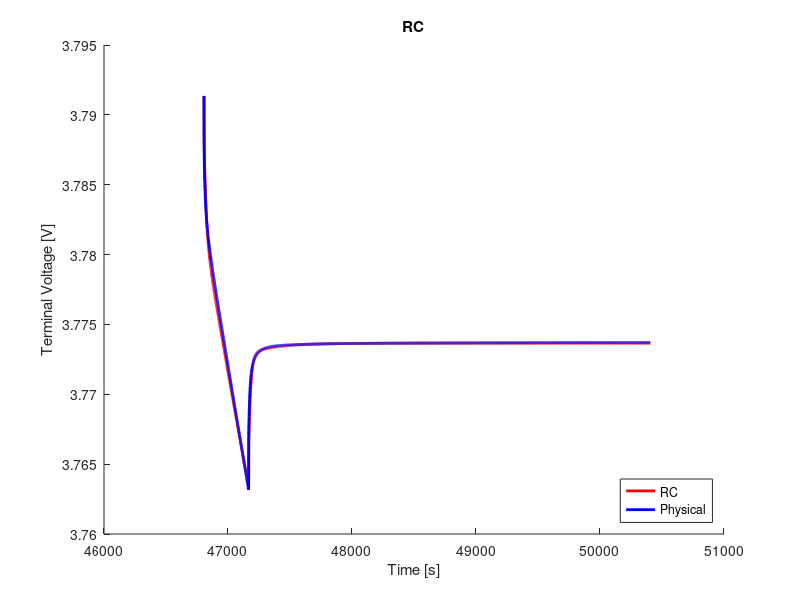

Reproduce this figure in MATLAB.
clear;
clc;
close all;

%% load data
load('ocv_final.mat');
time_ocv = time;
load('pulse_0_5_c_13.mat');
load('rc2_cf_0_5_c.mat');

%% voltage limitations
v_max = 4.4;                                    % cut-over voltage
v_min = 3.0;                                    % cut-off voltage

%% resample ocv and soc
t1 = time_ocv(1);
t2 = time_ocv(end);
dt = 1;                                         % sample time
t = (t1:dt:t2) - t1;

ocv = interp1(time_ocv, ocv, t1:dt:t2);
soc = interp1(time_ocv, soc, t1:dt:t2);

s = length(time);

%% variables
Q = 16.8;
eta = 1.0;                                  % coulombic efficiency

n = 2;                                      % number of rc links
i_r = zeros(n, 1);
v_c = zeros(n, 1);
flag = 1;

%% compute soc
ind_init = soc(interp1(ocv, 1:length(ocv), V_batt_time(1), 'nearest'))
ind_init = interp1(soc, 1:length(soc), ind_init, 'nearest');
v_t(1) = ocv(ind_init);
z0 = soc(ind_init);
z = z0 - dt/(Q*3600)*eta*cumsum(I(1:end));

% manual fit
p = 14;
r0 = r0_cf(p);
r1 = r1_cf(p);
r2 = r2_cf(p);
% r3 = r3_cf(p);
c1 = c1_cf(p);
c2 = c2_cf(p);
% c3 = c3_cf(p);

r = [r1; r2];
c = [c1; c2];

%% compute terminal voltage
for j = 1:n
    f(j) = exp(-dt/(r(j)*c(j)));
end
for k = 1:s-1
    if flag == 1
        i_r(:, k+1) = diag(f)*i_r(:, k) + (1-f')*I(k);
        v_c(:, k) = i_r(:, k).*r;
        ind = interp1(soc, 1:length(soc), z(k), 'nearest');
        v_t(k+1) = ocv(ind) - sum(v_c(:, k)) - I(k).*r0;
        if v_t(k) < v_min
            fprintf('Reached lower voltage limit.');
            flag = 0;
        end
        if v_t(k) > v_max
            fprintf('Reached upper voltage limit.');
            flag = 0;
        end 
    end
end

%% compute rms error
v_t = reshape(v_t, size(V_batt_time));
rmse = 1000*sqrt(mean((V_batt_time - v_t).^2))     % [mV]

%% plot
figure(1);
hold on;
plot(time, v_t, 'r', 'LineWidth', 2)
hold on;
plot(time, V_batt_time, 'b', 'LineWidth', 2)
xlabel('Time [s]')
ylabel('Terminal Voltage [V]')
title('RC')
legend('RC', 'Physical', 'location', 'southeast')
